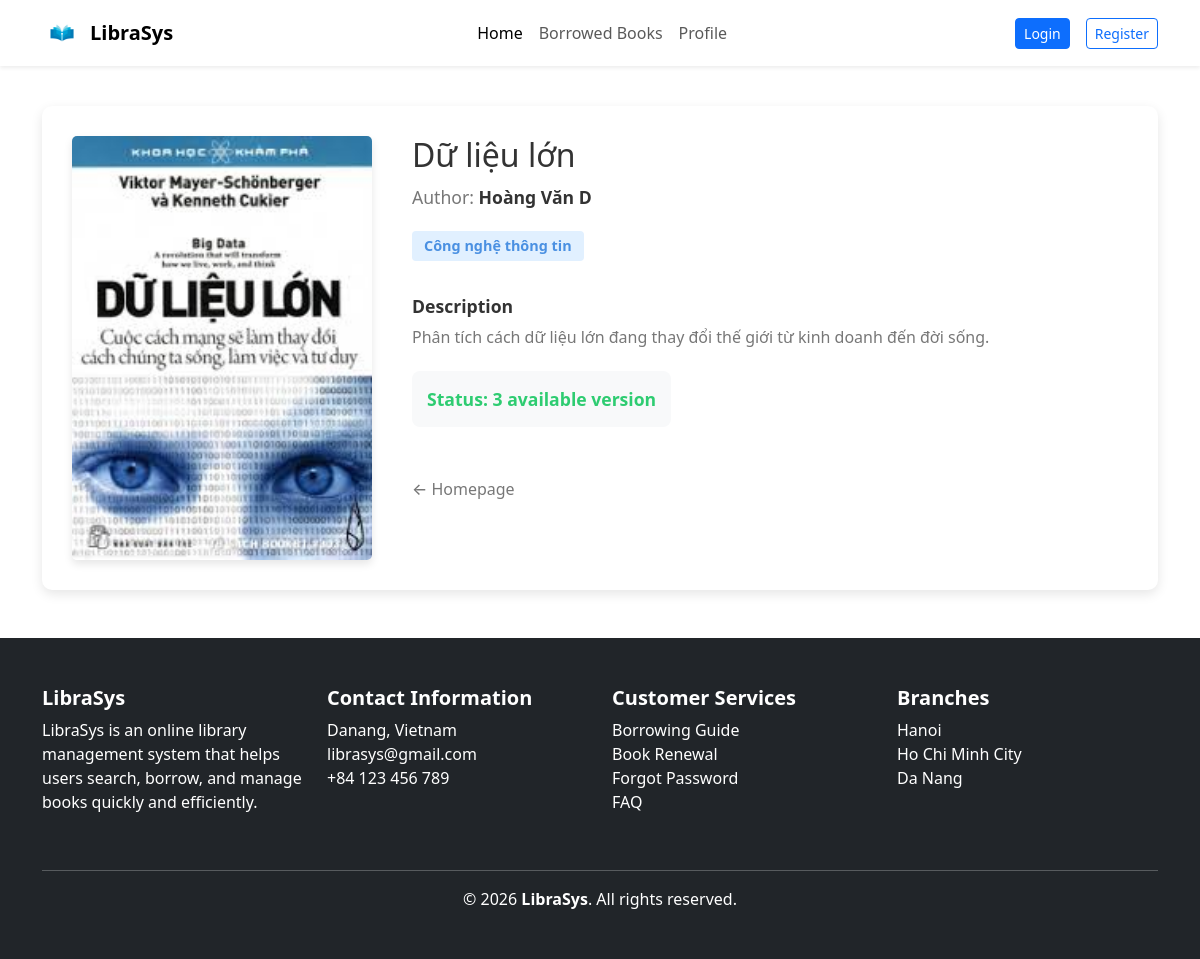
Page /book/detail/20 on the earlier database version.
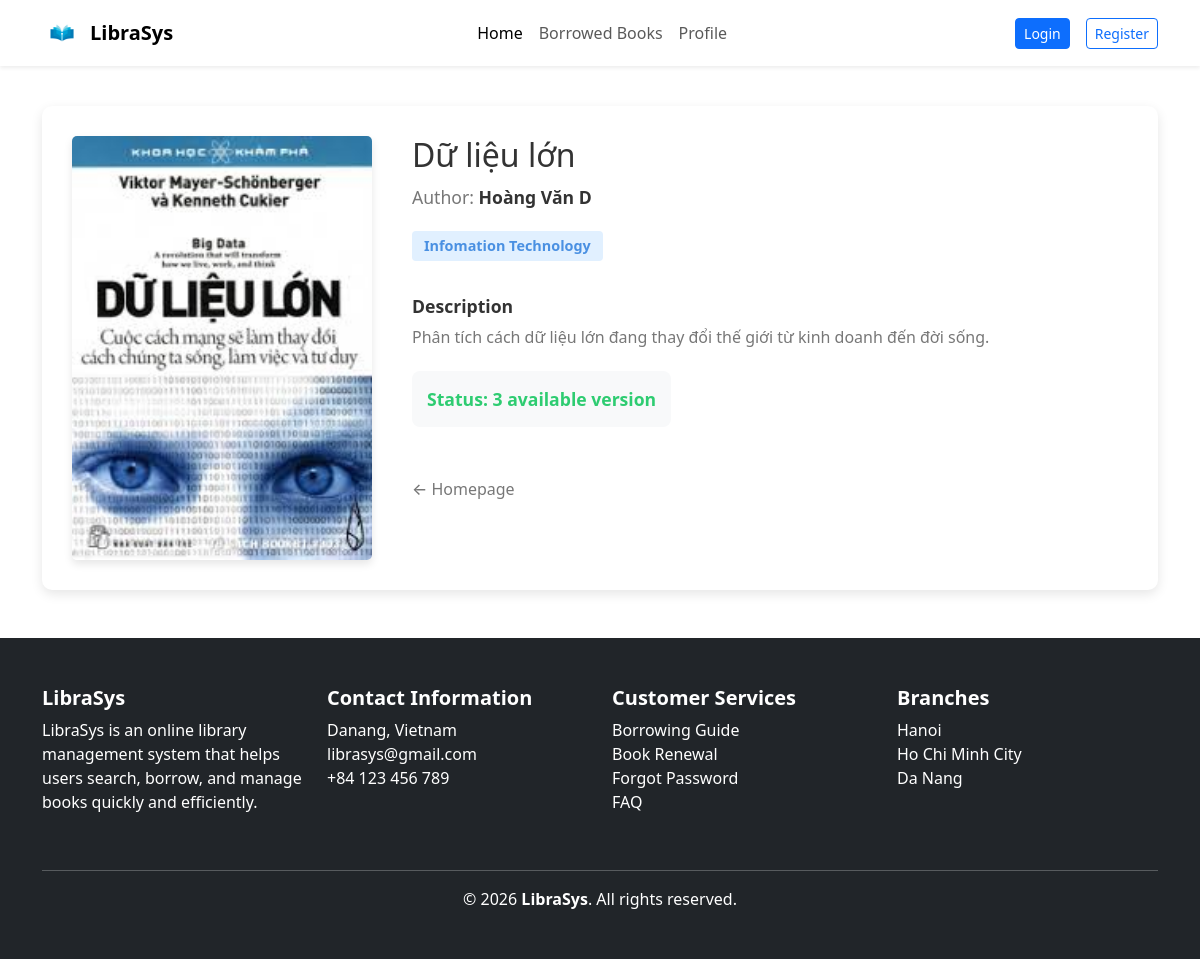
Same page on the later database version.
### tables this page shows
CREATE TABLE `books` (
  `book_id` int(11) NOT NULL,
  `title` varchar(255) NOT NULL,
  `author` varchar(150) DEFAULT NULL,
  `category_id` int(11) DEFAULT NULL,
  `image_url` varchar(255) DEFAULT NULL,
  `Description` text DEFAULT NULL
);

CREATE TABLE `categories` (
  `category_id` int(11) NOT NULL,
  `category_name` varchar(100) NOT NULL
);

### app/core/Controller.php (called while the page is built, shortened)
<?php
class Controller
{
    protected function model($model)
    {
        $modelPath = __DIR__ . '/../models/' . $model . '.php';
        return new $model();
    }
    protected function view($view, $data = [])
    {
        extract($data);
        $viewPath = __DIR__ . '/../views/' . $view . '.php';
        require_once $viewPath;
    }
}

### app/controllers/BookController.php (called while the page is built, shortened)
<?php
class BookController extends Controller
{
    public function detail($id)
    {
        $bookModel = $this->model('Book');
        $book = $bookModel->getBookById($id);
        $this->view('home/detail', [
            'book' => $book,
            'title' => $book['title'] . ' - Chi tiết'
        ]);
    }
}

### app/core/Router.php (called while the page is built, shortened)
<?php
class Router
{
    public function run()
    {
        $requestUri = parse_url($_SERVER['REQUEST_URI'], PHP_URL_PATH);
        if (strpos($requestUri, '/public/') !== false) {
            $requestUri = substr($requestUri, strpos($requestUri, '/public/') + 8);
        } elseif (substr($requestUri, -7) === '/public') {
            $requestUri = '';
        } else {
            $requestUri = trim($requestUri, '/');
        }
        $requestUri = trim($requestUri, '/');
        $requestUri = preg_replace('/\.php$/', '', $requestUri);
        $requestUri = preg_replace('/^index\/?/', '', $requestUri);
        $parts = !empty($requestUri) ? explode('/', $requestUri) : [];
        $parts = array_filter($parts, fn($p) => !empty($p));
        $parts = array_values($parts);
        $method = !empty($parts[1]) ? $parts[1] : 'index';
        $params = array_slice($parts, 2);
        $controller = new $controllerName();
        call_user_func_array([$controller, $method], $params);
    }
}

### public/index.php (called while the page is built, shortened)
<?php
require_once __DIR__ . '/../app/config/database.php';
require_once __DIR__ . '/../app/core/Router.php';
require_once __DIR__ . '/../app/core/Controller.php';
require_once __DIR__ . '/../app/core/Model.php';
$router = new Router();
$router->run();

### app/core/Model.php (called while the page is built, shortened)
<?php
class Model {
    public function __construct() {
        $database = new Database();
        $this->db = $database->connect();
    }
}

### app/config/database.php (called while the page is built, shortened)
<?php
class Database {
    private $host = 'localhost';
    private $db_name = 'library_management';
    private $username = 'root';
    private $password = '';
    private $conn;
    public function connect() {
        try {
            $this->conn = new PDO(
                "mysql:host={$this->host};dbname={$this->db_name};charset=utf8",
                $this->username,
                $this->password
            );
            $this->conn->setAttribute(PDO::ATTR_ERRMODE, PDO::ERRMODE_EXCEPTION);
        } catch (PDOException $e) {
            die('Database connection failed: ' . $e->getMessage());
        }
        return $this->conn;
    }
}

### app/models/Book.php (called while the page is built, shortened)
<?php
class Book extends Model
{
    public function getBookById($id)
    {
        $sql = "SELECT b.*, c.category_name,
                (SELECT COUNT(*) FROM book_copies bc
                 WHERE bc.book_id = b.book_id AND bc.status = 'available') as available
                FROM books b
                LEFT JOIN categories c ON b.category_id = c.category_id
                WHERE b.book_id = :id";
        $stmt = $this->db->prepare($sql);
        $stmt->bindValue(':id', (int)$id, PDO::PARAM_INT);
        $stmt->execute();
        return $stmt->fetch(PDO::FETCH_ASSOC);
    }
}

### app/views/home/detail.php (the view, shortened to what the changed rows need)
<?php require_once __DIR__ . '/../layouts/header.php'; ?>
<div class="container" style="margin-top: 40px; margin-bottom: 40px;">
    <div class="book-detail-card"
        style="display: flex; gap: 40px; background: var(--white); padding: 30px; border-radius: 10px; box-shadow: var(--shadow); flex-wrap: wrap;">
        <div class="detail-image" style="flex: 0 0 300px; max-width: 100%;">
            <img src="<?= BASE_URL ?>/assets/images/<?= $book['image_url'] ?>"
                alt="<?= htmlspecialchars($book['title']) ?>"
                style="width: 100%; border-radius: 5px; box-shadow: 0 4px 8px rgba(0,0,0,0.1); object-fit: cover;">
        </div>
        <div class="detail-info" style="flex: 1; min-width: 300px;">
            <h1 style="color: var(--text-dark); margin-bottom: 10px; font-size: 2rem;">
                <?= htmlspecialchars($book['title']) ?></h1>
            <p style="color: var(--text-muted); font-size: 1.1rem; margin-bottom: 20px;">
                Author: <strong style="color: var(--text-dark);"><?= htmlspecialchars($book['author']) ?></strong>
            </p>
            <div style="margin-bottom: 20px;">
                <span class="badge"
                    style="font-size: 0.9rem; padding: 8px 12px;"><?= htmlspecialchars($book['category_name'] ?? 'General') ?></span>
            </div>
            <div style="margin-bottom: 20px;">
                <h5 style="color: var(--text-dark); font-size: 1.1rem; font-weight: bold; margin-bottom: 8px;">
                    Description
                    <p style="color: var(--text-muted); line-height: 1.6; font-size: 1rem;">
                        <?= nl2br(htmlspecialchars($book['Description'] ?? 'No description available for this book.')) ?>
                    </p>
            </div>
            <div class="stock-status"
                style="font-size: 1.1rem; margin-bottom: 30px; padding: 15px; background: var(--bg-light); border-radius: 8px; display: inline-block;">
                Status:
                <?php if ($book['available'] > 0): ?>
                    <span style="color: var(--success); font-weight: bold;"><?= $book['available'] ?> available
                        version</span>
                <?php else: ?>
                    <span style="color: var(--danger); font-weight: bold;">Out of stock</span>
                <?php endif; ?>
            </div>
            <div class="actions" style="margin-top: 20px;">
                <a href="<?= BASE_URL ?>/home"
                    style="text-decoration: none; color: var(--text-muted); font-weight: 500; font-size: 1rem;">
                </a>
            </div>
        </div>
    </div>
</div>
<?php require_once __DIR__ . '/../layouts/footer.php'; ?>
<?php require_once __DIR__ . '/../layouts/footer.php'; ?>

Differences in the rows shown:
changed through a linked row, books "Dữ liệu lớn": category.category_name "Công nghệ thông tin" → "Infomation Technology"
